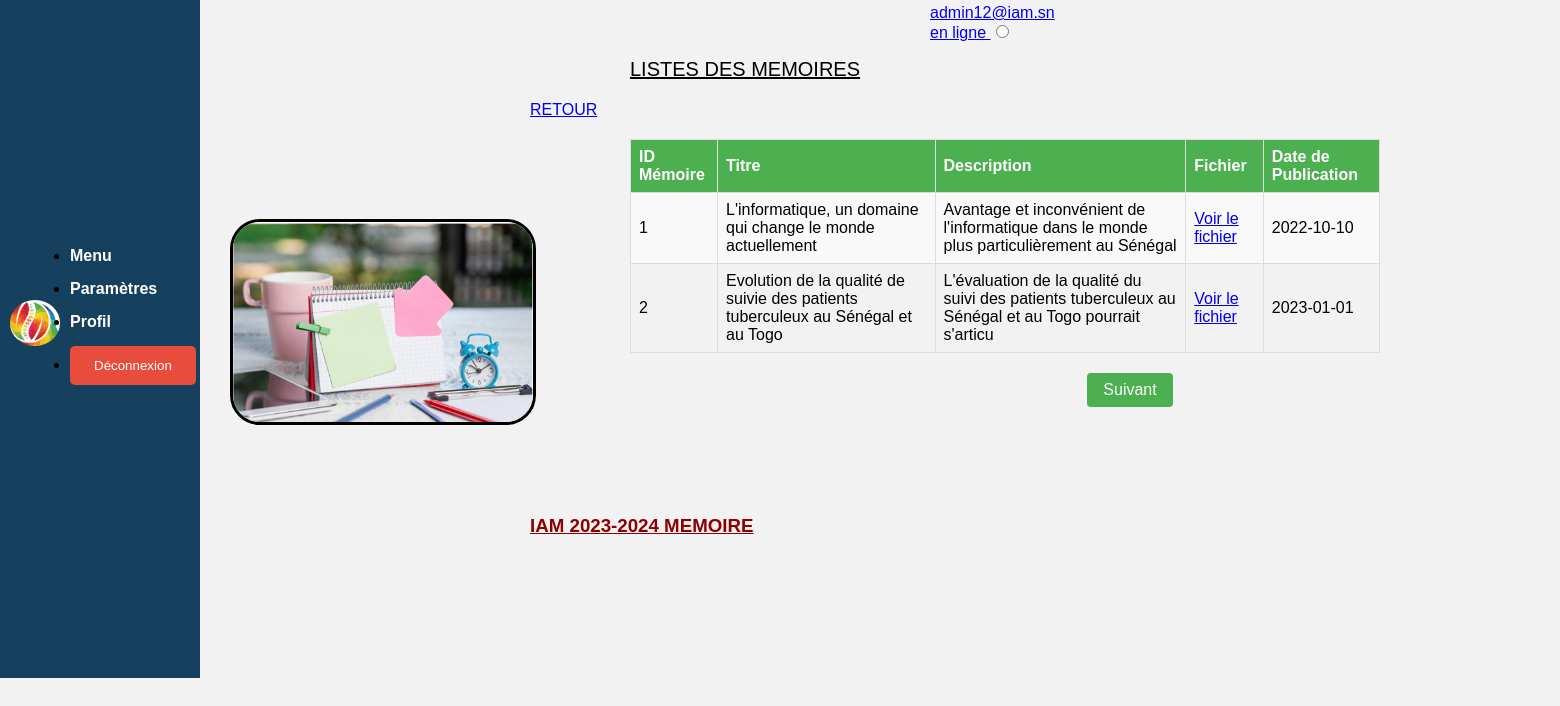
Screenshot of /liste_memoire.php (signed in) with the database file from the repository.
### tables this page shows
CREATE TABLE `memoires` (
  `id_memoire` int(50) NOT NULL,
  `titre` text NOT NULL,
  `description` varchar(200) NOT NULL,
  `fichier` varchar(50) NOT NULL,
  `date_publication` date NOT NULL,
  `id_utilisateur` int(11) DEFAULT 1,
  `theme_id` int(11) NOT NULL,
  `domaine_id` int(11) NOT NULL
);

### liste_memoire.php (the view, shortened to what this page needs)
<!DOCTYPE html>
<html lang="fr">
<head>
    <link rel="stylesheet" href="admin.css">
</head>
<body>
    <div class="profil">
        <a href="etudiant.php">
            <span class="profil">
                <p><?php echo $_SESSION['Email']; ?> <br>en ligne <input type="radio" name="online" id="online" style="background-color: green;"></p>
            </span>
        </a>
    </div>
    <div class="logo">
        <img src="image/logo2.png">
        <ul>
            <li><a href="">Menu</a></li>
            <li><a href="#">Paramètres</a></li>
            <li><a href="#">Profil</a></li>
            <li><a href="index.php" onclick="return(confirm('Vous vous déconnectez ?'));"><button type="submit"  class="disconnect">Déconnexion</button></a></li>
        </ul>
    </div>
    <div class="text">
        <p>LISTES DES MEMOIRES </p>
        <a href="javascript:history.go(-1)">RETOUR</a>
    </div>
    <div class="image">
        <img src="image/lm.png">
    </div>
    <?php
        include 'connexion.php';
        $limit_per_page = 2;
        $page = isset($_GET['page']) ? $_GET['page'] : 1;
        $offset = ($page - 1) * $limit_per_page;
        $sql = "SELECT id_memoire, titre, description, fichier, date_publication FROM memoires LIMIT :offset, :limit";
        $stmt = $connect->prepare($sql);
        $stmt->bindParam(':offset', $offset, PDO::PARAM_INT);
        $stmt->bindParam(':limit', $limit_per_page, PDO::PARAM_INT);
        $stmt->execute();
        $result = $stmt->fetchAll(PDO::FETCH_ASSOC);
        if (count($result) > 0) {
            echo "<table border='1'>
            <tr>
                <th>ID Mémoire</th>
                <th>Titre</th>
                <th>Description</th>
                <th>Fichier</th>
                <th>Date de Publication</th>
            </tr>";
            foreach ($result as $row) {
                echo "<tr>
                    <td>" . $row["id_memoire"] . "</td>
                    <td>" . $row["titre"] . "</td>
                    <td>" . $row["description"] . "</td>
                    <td><a href='" . $row["fichier"] . "'>Voir le fichier</a></td>
                    <td>" . $row["date_publication"] . "</td>
                </tr>";
            }
            echo "</table>";
            $next_page = $page + 1;
            echo "<div class='pagination'>";
            $count_sql = "SELECT COUNT(*) as total FROM memoires";
            $stmt = $connect->query($count_sql);
            $row_count = $stmt->fetch(PDO::FETCH_ASSOC);
            $total_pages = ceil($row_count['total'] / $limit_per_page);
            if ($page < $total_pages) {
                echo "<a class='button' href='liste_memoire.php?page=$next_page'>Suivant</a>";
            }
            echo "</div>";
        }
    ?>
    <br><br><br><br><br><br>
    <footer>
        <h3>IAM 2023-2024 MEMOIRE </h3>
    </footer>
</body>
</html>

### admin.css (style rules this page uses)
body { font-family: 'Segoe UI', Tahoma, Geneva, Verdana, sans-serif; background-color: #f5f5f5; margin: 30PX; padding: 0; }
.disconnect { background-color: #e74c3c; color: #fff; border: none; padding: 12px 24px; border-radius: 5px; cursor: pointer; transition: background-color 0.3s ease; }
.logo { display: flex; align-items: center; margin-bottom: 30px; background-color: #16415e; padding: 10px; width: 180px; height: 500px; }
.logo img { width: 50px; margin-right: 10px; border-radius: 50%; }
.logo ul { display: flex; flex-direction: column; margin: 0; padding: 0; }
.logo li { margin-bottom: 15px; }
.logo a { text-decoration: none; color: #fff; font-weight: bold; transition: color 0.3s ease; }

### liste_memoire.php (style rules this page uses)
body { font-family: Arial, sans-serif; background-color: #f2f2f2; }
table { width: 50%; border-collapse: collapse; margin-top: -290px; margin-left: 600px; }
th, td { border: 1px solid #dddddd; text-align: left; padding: 8px; }
th { background-color: #4CAF50; color: white; }
tr:nth-child(even) { background-color: #f9f9f9; }
.pagination { display: flex; justify-content: center; margin-top: 20px; margin-left: 700px; }
.pagination a { padding: 8px 16px; margin: 0 5px; text-decoration: none; background-color: #4CAF50; color: white; border-radius: 4px; cursor: pointer; }
.logo { margin-top: -90px; margin-left: -30px; height: 690px }
.image img { margin-left: 200px; height:200px; border: 3px solid black; margin-top: -20px; border-radius: 30px }
footer h3 { color: #8B0000; margin-left: 500px; text-decoration: underline; margin-top: 20px; }
footer { margin-top: -20px; }
.image { margin-top: 120px; }
.text { margin-left: 600px; margin-top: -650px; }
.text p { animation: fadeIn 2s ease-in-out; text-decoration: underline; font-size: 20px; margin-top: -200px; }
.text a { margin-left: -100px; }
.profil { margin-left: 900px; margin-top: -60px; }

### rows the page displays
memoires: id_memoire "1", titre "L'informatique, un domaine qui change le monde actuellement", description "Avantage et inconvénient de l'informatique dans le monde plus particulièrement au Sénégal", date_publication "2022-10-10"
memoires: id_memoire "2", titre "Evolution de la qualité de suivie des patients tuberculeux au Sénégal et au Togo", description "L'évaluation de la qualité du suivi des patients tuberculeux au Sénégal et au Togo pourrait s'articu", date_publication "2023-01-01"

### other values shown
$_SESSION['Email'] "admin12@iam.sn"
